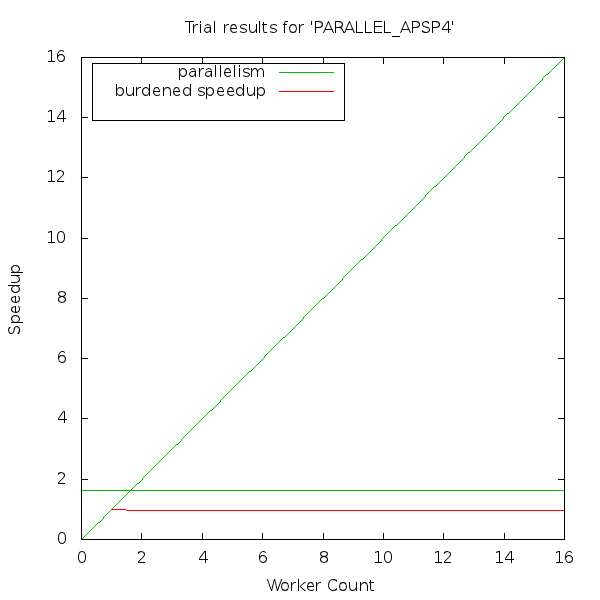

Recreate this plot in gnuplot.
set terminal png size 600, 600
set output "PARALLEL_APSP4.png"
set datafile separator ","
set size square 1.0, 1.0
set title "Trial results for 'PARALLEL_APSP4'"
set xlabel "Worker Count" 0.0,0.0
set ylabel "Speedup" 0.0,0.0
set key left top box
set pointsize 1.8
plot [0:16] [0:16] x title "parallelism" lt 2, 1.618904 notitle lt 2, "PARALLEL_APSP4.csv" using 1:2 title "burdened speedup" with lines lt 1, "PARALLEL_APSP4.csv" using 1:4 with points pt 1 title "trials"
